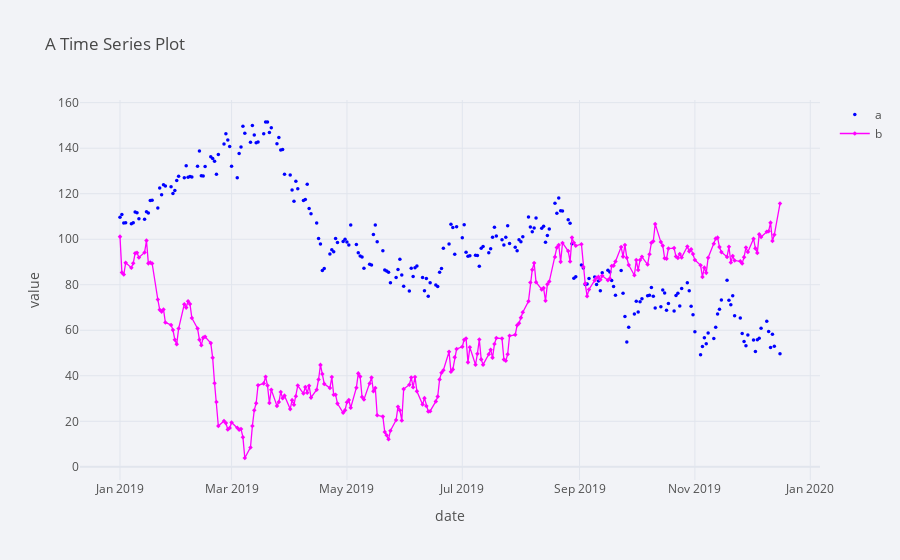

The cell this chart's notebook holds for it:
### Code cell
plyo.iplot(
    df[['a', 'b']].iplot(asFigure=True,
                         theme='polar',
                         title='A Time Series Plot',
                         xTitle='date',
                         yTitle='value',
                         mode={'a': 'markers', 'b': 'lines+markers'},
                         symbol={'a': 'circle', 'b': 'diamond'},
                         size=3.5,
                         colors={'a': 'blue', 'b': 'magenta'},
    ),
    # image='png',
    filename='ply_02'
)

### Figure 1 — Plotly figure (JSON) as saved in the notebook; plotly's stock layout.template omitted (floating-point values rounded to 4 significant figures; data arrays with more than 128 entries replaced by an {"elided": "..."} marker saying what was removed)
{"data": [{"line": {"color": "blue", "dash": "solid", "shape": "linear", "width": 1.3}, "marker": {"size": 3.5, "symbol": "circle"}, "mode": "markers", "name": "a", "text": "", "type": "scatter", "x": {"elided": "250 str values"}, "y": {"elided": "250 float values"}}, {"line": {"color": "magenta", "dash": "solid", "shape": "linear", "width": 1.3}, "marker": {"size": 3.5, "symbol": "diamond"}, "mode": "lines+markers", "name": "b", "text": "", "type": "scatter", "x": {"elided": "250 str values"}, "y": {"elided": "250 float values"}}], "layout": {"autosize": true, "legend": {"bgcolor": "#F2F3F7", "font": {"color": "#505050"}}, "paper_bgcolor": "#F2F3F7", "plot_bgcolor": "#F2F3F7", "title": {"font": {"color": "#484848"}, "text": "A Time Series Plot"}, "xaxis": {"autorange": true, "gridcolor": "#E1E5ED", "range": ["2018-12-11 15:39:31.8171", "2020-01-05 08:20:28.1829"], "showgrid": true, "tickfont": {"color": "#505050"}, "title": {"font": {"color": "#505050"}, "text": "date"}, "type": "date", "zerolinecolor": "#E1E5ED"}, "yaxis": {"autorange": true, "gridcolor": "#E1E5ED", "range": [-7.475, 162.9], "showgrid": true, "tickfont": {"color": "#505050"}, "title": {"font": {"color": "#505050"}, "text": "value"}, "type": "linear", "zerolinecolor": "#E1E5ED"}}}
